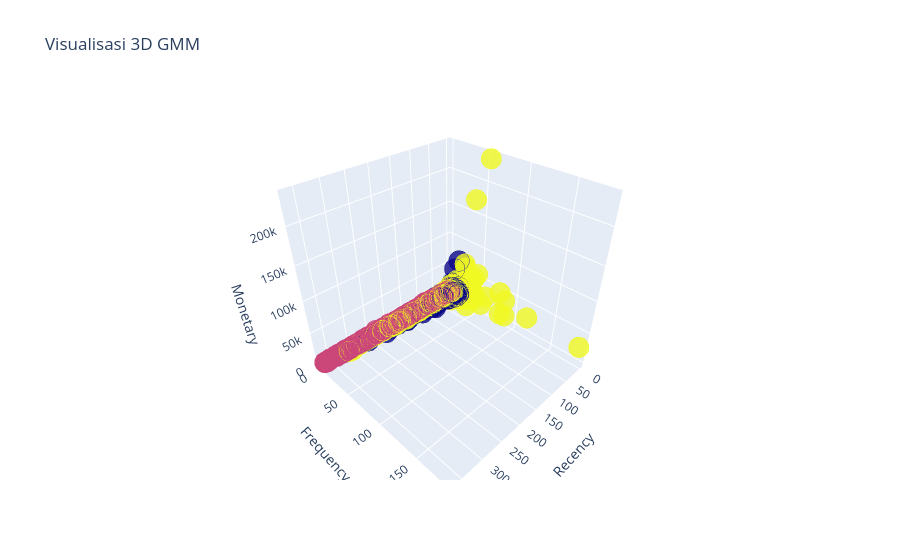

Write notebook code for a chart like this one.
### Code cell
# Menampilkan visualisasi 3D dari hasil Clustering
visual_3d = go.Scatter3d(
    x= df_gmm['Recency'],
    y= df_gmm['Frequency'],
    z= df_gmm['Monetary'],
    hovertemplate=(
        "Recency: %{x}<br>"
        "Frequency: %{y}<br>"
        "Monetary: %{z:.2f}"),
    mode='markers',
    marker=dict(
        color = df_gmm['Cluster'],
        size= 12,
        line=dict(
            color= df_gmm['Cluster'],
            width= 6
        ),
        opacity=0.8
    )
)

data = [visual_3d]
layout = go.Layout(
    title= 'Visualisasi 3D GMM',
    scene = dict(
            xaxis = dict(title  = 'Recency'),
            yaxis = dict(title  = 'Frequency'),
            zaxis = dict(title  = 'Monetary')
        )
)

fig = go.Figure(data=data, layout=layout)
fig.show()

### Figure 1 — Plotly figure (JSON) as saved in the notebook; plotly's stock layout.template omitted (floating-point values rounded to 4 significant figures; data arrays with more than 128 entries replaced by an {"elided": "..."} marker saying what was removed)
{"data": [{"hovertemplate": "Recency: %{x}<br>Frequency: %{y}<br>Monetary: %{z:.2f}", "marker": {"color": {"elided": "3835 int values"}, "line": {"color": {"elided": "3835 int values"}, "width": 6}, "opacity": 0.8, "size": 12}, "mode": "markers", "type": "scatter3d", "x": {"elided": "3835 int values"}, "y": {"elided": "3835 int values"}, "z": {"elided": "3835 float values"}}], "layout": {"scene": {"xaxis": {"title": {"text": "Recency"}}, "yaxis": {"title": {"text": "Frequency"}}, "zaxis": {"title": {"text": "Monetary"}}}, "title": {"text": "Visualisasi 3D GMM"}}}
